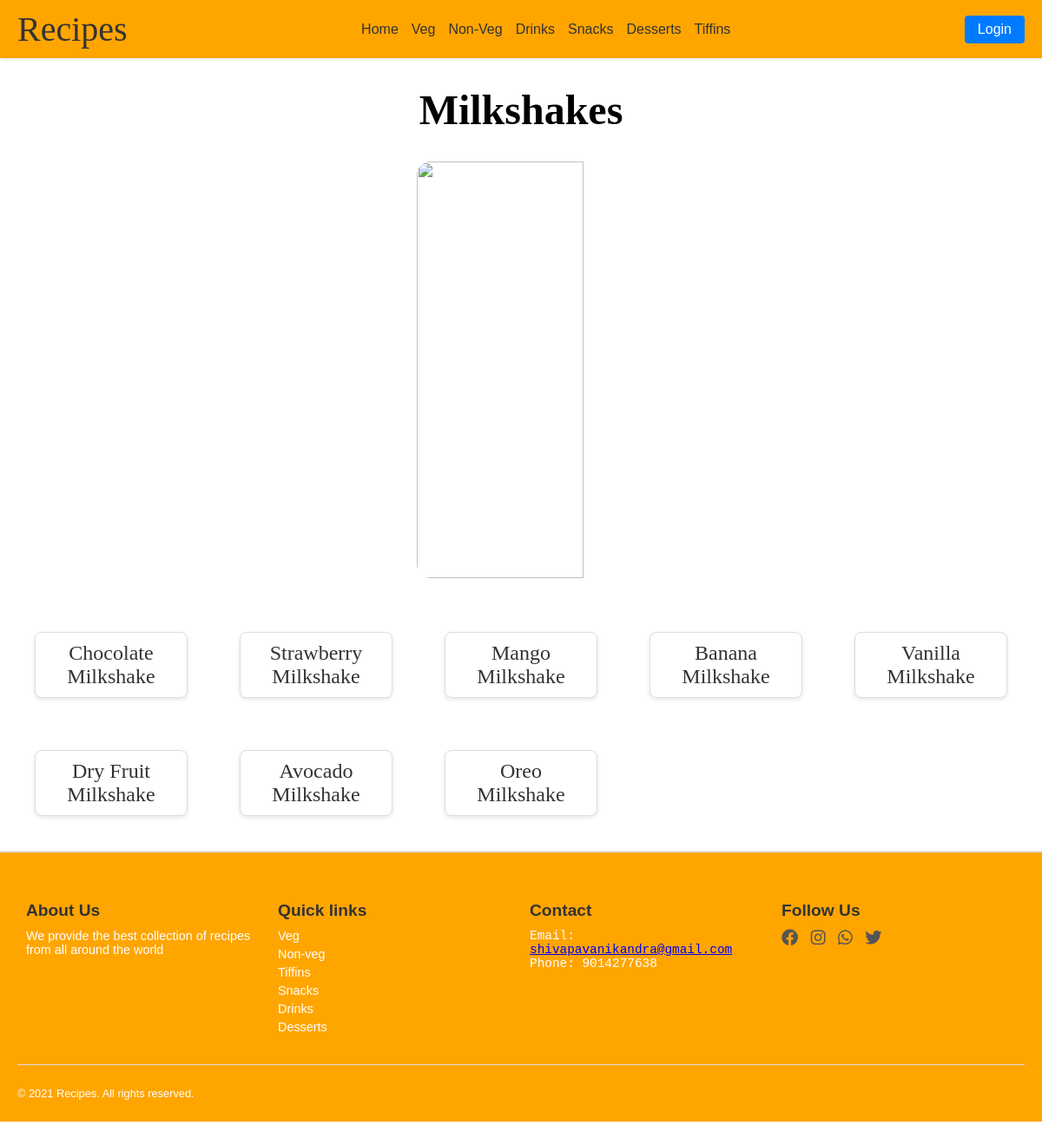
The app's page /drinks/Milkshakes/ with its own data.
### drinks/models.py (models this page shows, shortened)
class milkshakes(models.Model):
    name=models.CharField(max_length=100)
    image=models.ImageField(upload_to='images/')
    ingredients=models.TextField()
    recipe=models.TextField()
    video=models.URLField(null=True,blank=True)

### drinks/views.py (the view)
# urls.py: path('Milkshakes/',views.Milkshakes,name='Milkshakes'),
def Milkshakes(request):
    milkshake=milkshakes.objects.all()
    return render(request,'drinks/milkshakes.html',{'milkshake':milkshake})

### template/drinks/milkshakes.html (shortened to what this page needs)
<!DOCTYPE html>
<html lang="en">
<head>
    <link href="https://cdnjs.cloudflare.com/ajax/libs/font-awesome/6.0.0-beta3/css/all.min.css" rel="stylesheet">
<body>
    <nav>
        <div class="logo">Recipes</div>
        <div class="nav-links">
            <a href="{% url 'ourrecipe1:home' %}">Home</a>
            <div class="has-dropdown">
                <a href="{% url 'ourrecipe1:veg' %}">Veg</a>
            </div>
            <div class="has-dropdown">
                <a href="{% url 'ourrecipe1:nonveg' %}">Non-Veg</a>
            </div>
            <div class="has-dropdown">
                <a href="{% url 'ourrecipe1:drinks' %}">Drinks</a>
            </div>
            <div class="has-dropdown">
                <a href="{% url 'ourrecipe1:snacks' %}">Snacks</a>
            </div>
            <div class="has-dropdown">
                <a href="{% url 'ourrecipe1:dessert' %}">Desserts</a>
            </div>
            <div class="has-dropdown">
                <a href="{% url 'ourrecipe1:tiffins' %}">Tiffins</a>
            </div>
        </div>
        <div class="search-login">
            <button class="login-btn">Login</button>
        </div>
    </nav>
    <h1 id="head">Milkshakes</h1>
    <div><img src="../../static/images/Healthy-Strawberry-Milkshake1920x1080.jpg" alt="" id="img1"></div><br>
    <div class="fastfood-container">{% for i in milkshake %}
    <a href="{% url 'drinks:showmilkshakes' i.id %}" class="fastfood-item">{{i.name}}</a>
    {% endfor %}</div>
    <footer>
        <div class="footer-section">
        <h4>About Us</h4>
        <p>We provide the best collection of recipes from all
            around the world</p>
        </div>
        <div class="footer-section">
        <ul>
            <h4>Quick links</h4>
            <a href="{% url 'ourrecipe1:veg' %}" class="quick"><li>Veg</li></a>
            <a href="{% url 'ourrecipe1:nonveg' %}" class="quick"><li>Non-veg</li></a>
            <a href="{% url 'ourrecipe1:tiffins' %}" class="quick"><li>Tiffins</li></a>
            <a href="{% url 'ourrecipe1:snacks' %}" class="quick"><li>Snacks</li></a>
            <a href="{% url 'ourrecipe1:drinks' %}" class="quick"><li>Drinks</li></a>
            <a href="{% url 'ourrecipe1:dessert' %}" class="quick"><li>Desserts</li></a>
        </ul>
        </div>
        <div class="footer-section">
        <h4>Contact</h4>
        <pre>Email:
<a href="#">shivapavanikandra@gmail.com</a>
Phone: 9014277638
        </pre>
        </div>
        <div class="footer-section">
        <h4>Follow Us</h4>
        <a href="#"><i class="fa-brands fa-facebook"></i></a>
        <a href="#"><i class="fa-brands fa-instagram"></i></a>
        <a href="#"><i class="fa-brands fa-whatsapp"></i></a>
        <a href="#"><i class="fa-brands fa-twitter"></i></a>
        </div>
        <hr>
        <p id="f2">&copy; 2021 Recipes. All rights reserved.</p>
    </footer>
</body>
</html>

### template/drinks/milkshakes.html (style rules this page uses)
body { margin: 0; font-family: Arial, sans-serif; background-image: url(../../static/images/Healthy-Strawberry-Milkshake1920x1080.jpg); background-repeat: no-repeat; background-size: cover; background-position: center; }
body::before { content: ""; position: absolute; top: 0vh; left: 0; right: 0; bottom: -80vh; background-image: inherit; background-size: inherit; background-repeat: inherit; filter: blur(6px); z-index: -1; }
#img1 { position: relative; z-index: 1; }
nav { display: flex; justify-content: space-between; align-items: center; background-color: orange; padding: 10px 20px; box-shadow: 0 2px 4px rgba(0, 0, 0, 0.1); }
.logo { font-size: 2.5rem; font-family: cursive; color: #333; }
.nav-links { display: flex; gap: 15px; }
.nav-links a { text-decoration: none; font-size: 1rem; color: #333; transition: color 0.3s; }
.has-dropdown { position: relative; }
.search-login { display: flex; gap: 10px; align-items: center; }
.login-btn { background-color: #007BFF; color: white; border: none; padding: 7px 15px; border-radius: 4px; font-size: 1rem; cursor: pointer; transition: background-color 0.3s; }
footer { display: flex; flex-wrap: wrap; justify-content: space-between; background-color: orange; padding: 20px; border-top: 2px solid #ddd; }
footer h4 { margin-bottom: 10px; font-size: 1.2rem; color: #333; }
footer p, pre { font-size: 0.9rem; color: white; margin: 5px 0; }
ul { list-style-type: none; padding: 0; margin: 0; }
ul a { text-decoration: none; color: white; font-size: 0.9rem; margin: 5px 0; display: block; }
footer a i { font-size: 1.2rem; color: #555; margin-right: 10px; transition: color 0.3s ease; }
footer hr { width: 100%; border: none; border-top: 1px solid #ddd; margin: 20px 0; }
#f2 { text-align: center; font-size: 0.8rem; color: white; }
.footer-section { flex: 1; min-width: 200px; margin: 10px; }
#img1 { width: 40%; height: 60vh; margin-left: 60vh; border-radius: 2vh; }
#head { font-size: 3rem; font-family: cursive; text-align: center; }
.fastfood-container { display: grid; grid-template-columns: repeat(auto-fit, minmax(150px, 1fr)); gap: 60px; padding: 40px; max-width: 1200px; margin: 0 auto; }
.fastfood-item { display: block; text-align: center; text-decoration: none; font-family: cursive; font-size: 1.5em; color: #333; background-color: #fff; padding: 10px 15px; border: 1px solid #ddd; border-radius: 8px; box-shadow: 0 2px 5px rgba(0, 0, 0, 0.1); transition: transform 0.2s, box-shadow 0.2s; }

### records on screen
milkshakes: name "Chocolate Milkshake"
milkshakes: name "Strawberry Milkshake"
milkshakes: name "Mango Milkshake"
milkshakes: name "Banana Milkshake"
milkshakes: name "Vanilla Milkshake"
milkshakes: name "Dry Fruit Milkshake"
milkshakes: name "Avocado Milkshake"
milkshakes: name "Oreo Milkshake"
